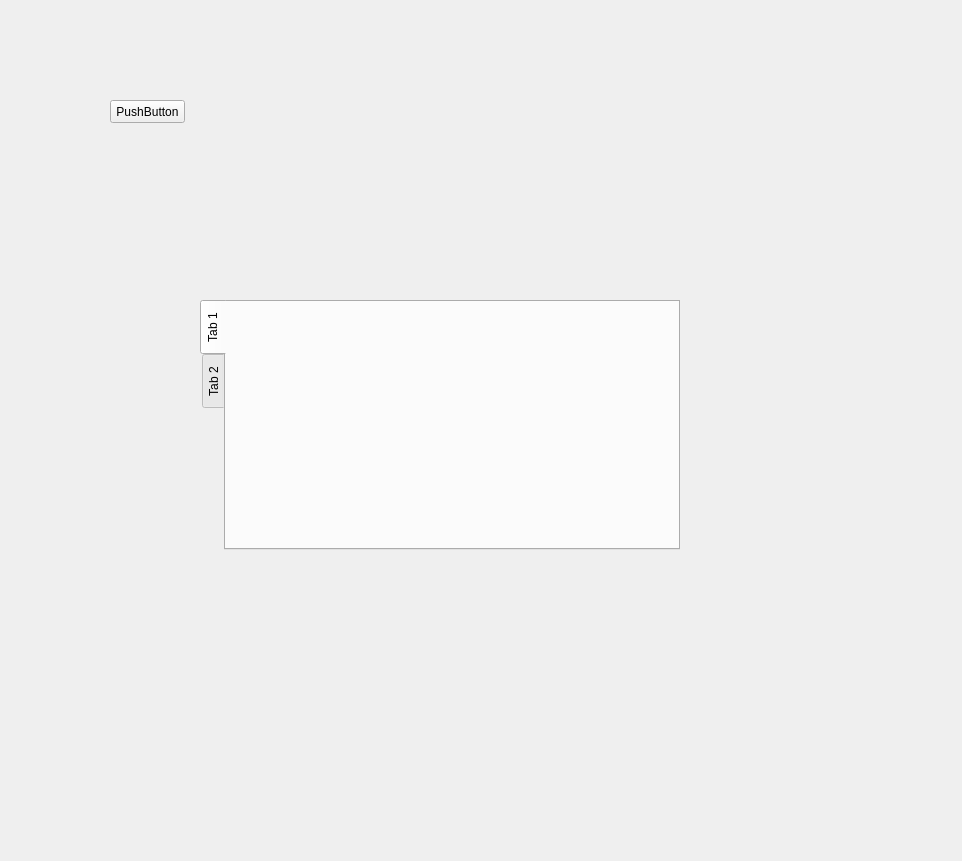
<?xml version="1.0" encoding="UTF-8"?>
<ui version="4.0">
 <class>Form</class>
 <widget class="QWidget" name="Form">
  <property name="windowModality">
   <enum>Qt::ApplicationModal</enum>
  </property>
  <property name="geometry">
   <rect>
    <x>0</x>
    <y>0</y>
    <width>962</width>
    <height>861</height>
   </rect>
  </property>
  <property name="windowTitle">
   <string>Form</string>
  </property>
  <property name="windowIcon">
   <iconset>
    <normaloff>Load_Pic2.png</normaloff>Load_Pic2.png</iconset>
  </property>
  <property name="windowOpacity">
   <double>1.000000000000000</double>
  </property>
  <widget class="QTabWidget" name="tabWidget">
   <property name="enabled">
    <bool>true</bool>
   </property>
   <property name="geometry">
    <rect>
     <x>200</x>
     <y>300</y>
     <width>480</width>
     <height>250</height>
    </rect>
   </property>
   <property name="minimumSize">
    <size>
     <width>0</width>
     <height>0</height>
    </size>
   </property>
   <property name="cursor">
    <cursorShape>ArrowCursor</cursorShape>
   </property>
   <property name="mouseTracking">
    <bool>false</bool>
   </property>
   <property name="focusPolicy">
    <enum>Qt::TabFocus</enum>
   </property>
   <property name="tabPosition">
    <enum>QTabWidget::West</enum>
   </property>
   <property name="tabShape">
    <enum>QTabWidget::Rounded</enum>
   </property>
   <property name="currentIndex">
    <number>0</number>
   </property>
   <property name="elideMode">
    <enum>Qt::ElideMiddle</enum>
   </property>
   <property name="usesScrollButtons">
    <bool>true</bool>
   </property>
   <property name="documentMode">
    <bool>false</bool>
   </property>
   <property name="tabsClosable">
    <bool>false</bool>
   </property>
   <property name="movable">
    <bool>false</bool>
   </property>
   <property name="tabBarAutoHide">
    <bool>false</bool>
   </property>
   <widget class="QWidget" name="tab">
    <attribute name="title">
     <string>Tab 1</string>
    </attribute>
   </widget>
   <widget class="QWidget" name="tab_2">
    <attribute name="title">
     <string>Tab 2</string>
    </attribute>
   </widget>
  </widget>
  <widget class="QPushButton" name="pushButton">
   <property name="geometry">
    <rect>
     <x>110</x>
     <y>100</y>
     <width>75</width>
     <height>23</height>
    </rect>
   </property>
   <property name="toolTip">
    <string comment="123" extracomment="321"/>
   </property>
   <property name="text">
    <string>PushButton</string>
   </property>
  </widget>
 </widget>
 <resources/>
 <connections/>
</ui>
